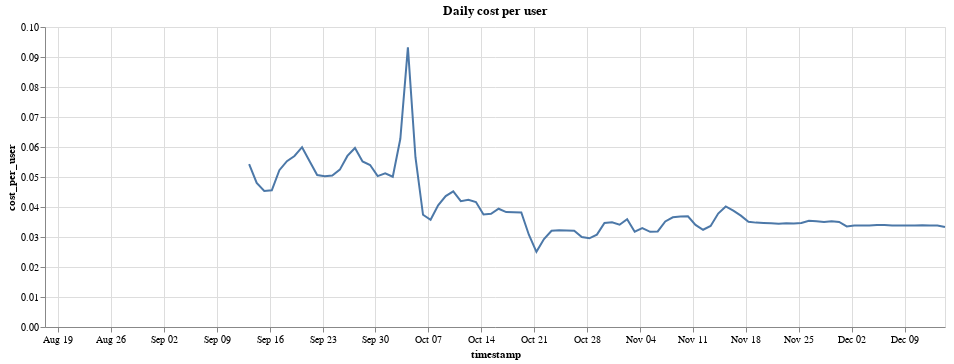

The notebook cell this image was saved under:
### Markdown cell above
We can calculate cost per day per user from this user count

### Code cell
total['cost_per_user'] = total['cost'] / user_starts_count.count()['action']

alt.Chart(total, width=900, title='Daily cost per user').mark_line().encode(
    x='timestamp',
    y='cost_per_user'
)

### Figure 1 — Vega-Lite specification as saved in the notebook (floating-point values rounded to 4 significant figures)
{"$schema": "https://vega.github.io/schema/vega-lite/v2.6.0.json", "config": {"view": {"height": 300, "width": 400}}, "data": {"name": "data-38b71838c584a87ad2e16e05cd50c68f"}, "datasets": {"data-38b71838c584a87ad2e16e05cd50c68f": [{"cost": null, "cost_per_user": null, "timestamp": "2018-08-17T00:00:00-07:00", "user": 19}, {"cost": null, "cost_per_user": null, "timestamp": "2018-08-18T00:00:00-07:00", "user": 46}, {"cost": null, "cost_per_user": null, "timestamp": "2018-08-19T00:00:00-07:00", "user": 33}, {"cost": null, "cost_per_user": null, "timestamp": "2018-08-20T00:00:00-07:00", "user": 61}, {"cost": null, "cost_per_user": null, "timestamp": "2018-08-21T00:00:00-07:00", "user": 149}, {"cost": null, "cost_per_user": null, "timestamp": "2018-08-22T00:00:00-07:00", "user": 1194}, {"cost": null, "cost_per_user": null, "timestamp": "2018-08-23T00:00:00-07:00", "user": 1243}, {"cost": null, "cost_per_user": null, "timestamp": "2018-08-24T00:00:00-07:00", "user": 1391}, {"cost": null, "cost_per_user": null, "timestamp": "2018-08-25T00:00:00-07:00", "user": 988}, {"cost": null, "cost_per_user": null, "timestamp": "2018-08-26T00:00:00-07:00", "user": 1174}, {"cost": null, "cost_per_user": null, "timestamp": "2018-08-27T00:00:00-07:00", "user": 1508}, {"cost": null, "cost_per_user": null, "timestamp": "2018-08-28T00:00:00-07:00", "user": 1351}, {"cost": null, "cost_per_user": null, "timestamp": "2018-08-29T00:00:00-07:00", "user": 1598}, {"cost": null, "cost_per_user": null, "timestamp": "2018-08-30T00:00:00-07:00", "user": 1322}, {"cost": null, "cost_per_user": null, "timestamp": "2018-08-31T00:00:00-07:00", "user": 1194}, {"cost": null, "cost_per_user": null, "timestamp": "2018-09-01T00:00:00-07:00", "user": 793}, {"cost": null, "cost_per_user": null, "timestamp": "2018-09-02T00:00:00-07:00", "user": 964}, {"cost": null, "cost_per_user": null, "timestamp": "2018-09-03T00:00:00-07:00", "user": 1259}, {"cost": null, "cost_per_user": null, "timestamp": "2018-09-04T00:00:00-07:00", "user": 1495}, {"cost": null, "cost_per_user": null, "timestamp": "2018-09-05T00:00:00-07:00", "user": 1675}, {"cost": null, "cost_per_user": null, "timestamp": "2018-09-06T00:00:00-07:00", "user": 1429}, {"cost": null, "cost_per_user": null, "timestamp": "2018-09-07T00:00:00-07:00", "user": 1120}, {"cost": null, "cost_per_user": null, "timestamp": "2018-09-08T00:00:00-07:00", "user": 880}, {"cost": null, "cost_per_user": null, "timestamp": "2018-09-09T00:00:00-07:00", "user": 1028}, {"cost": null, "cost_per_user": null, "timestamp": "2018-09-10T00:00:00-07:00", "user": 1432}, {"cost": null, "cost_per_user": null, "timestamp": "2018-09-11T00:00:00-07:00", "user": 1502}, {"cost": 40.16, "cost_per_user": 0.008263, "timestamp": "2018-09-12T00:00:00-07:00", "user": 1580}, {"cost": null, "cost_per_user": null, "timestamp": "2018-09-12T00:00:00-07:00", "user": 1580}, {"cost": 264.0, "cost_per_user": 0.05431, "timestamp": "2018-09-13T00:00:00-07:00", "user": 1345}, {"cost": 233.4, "cost_per_user": 0.04802, "timestamp": "2018-09-14T00:00:00-07:00", "user": 1006}, {"cost": 220.5, "cost_per_user": 0.04537, "timestamp": "2018-09-15T00:00:00-07:00", "user": 842}, {"cost": 221.5, "cost_per_user": 0.04557, "timestamp": "2018-09-16T00:00:00-07:00", "user": 1091}, {"cost": 254.1, "cost_per_user": 0.05229, "timestamp": "2018-09-17T00:00:00-07:00", "user": 1491}, {"cost": 268.7, "cost_per_user": 0.05529, "timestamp": "2018-09-18T00:00:00-07:00", "user": 1419}, {"cost": 277.0, "cost_per_user": 0.05701, "timestamp": "2018-09-19T00:00:00-07:00", "user": 1549}, {"cost": 291.3, "cost_per_user": 0.05994, "timestamp": "2018-09-20T00:00:00-07:00", "user": 1480}, {"cost": 268.4, "cost_per_user": 0.05523, "timestamp": "2018-09-21T00:00:00-07:00", "user": 1294}, {"cost": 246.1, "cost_per_user": 0.05063, "timestamp": "2018-09-22T00:00:00-07:00", "user": 921}, {"cost": 244.2, "cost_per_user": 0.05024, "timestamp": "2018-09-23T00:00:00-07:00", "user": 921}, {"cost": 245.5, "cost_per_user": 0.05052, "timestamp": "2018-09-24T00:00:00-07:00", "user": 1253}, {"cost": 254.9, "cost_per_user": 0.05245, "timestamp": "2018-09-25T00:00:00-07:00", "user": 1333}, {"cost": 277.2, "cost_per_user": 0.05703, "timestamp": "2018-09-26T00:00:00-07:00", "user": 1540}, {"cost": 290.0, "cost_per_user": 0.05968, "timestamp": "2018-09-27T00:00:00-07:00", "user": 1510}, {"cost": 268.3, "cost_per_user": 0.0552, "timestamp": "2018-09-28T00:00:00-07:00", "user": 1362}, {"cost": 262.4, "cost_per_user": 0.05398, "timestamp": "2018-09-29T00:00:00-07:00", "user": 896}, {"cost": 244.4, "cost_per_user": 0.0503, "timestamp": "2018-09-30T00:00:00-07:00", "user": 1049}, {"cost": 249.0, "cost_per_user": 0.05123, "timestamp": "2018-10-01T00:00:00-07:00", "user": 1392}, {"cost": 243.5, "cost_per_user": 0.0501, "timestamp": "2018-10-02T00:00:00-07:00", "user": 1342}, {"cost": 304.9, "cost_per_user": 0.06274, "timestamp": "2018-10-03T00:00:00-07:00", "user": 1567}, {"cost": 453.0, "cost_per_user": 0.0932, "timestamp": "2018-10-04T00:00:00-07:00", "user": 1434}, {"cost": 275.0, "cost_per_user": 0.05659, "timestamp": "2018-10-05T00:00:00-07:00", "user": 1061}, {"cost": 181.8, "cost_per_user": 0.03741, "timestamp": "2018-10-06T00:00:00-07:00", "user": 750}, {"cost": 173.6, "cost_per_user": 0.03573, "timestamp": "2018-10-07T00:00:00-07:00", "user": 941}, {"cost": 197.1, "cost_per_user": 0.04056, "timestamp": "2018-10-08T00:00:00-07:00", "user": 1342}, {"cost": 212.1, "cost_per_user": 0.04364, "timestamp": "2018-10-09T00:00:00-07:00", "user": 1356}, {"cost": 219.8, "cost_per_user": 0.04523, "timestamp": "2018-10-10T00:00:00-07:00", "user": 1342}, {"cost": 203.8, "cost_per_user": 0.04193, "timestamp": "2018-10-11T00:00:00-07:00", "user": 1013}, {"cost": 206.1, "cost_per_user": 0.04241, "timestamp": "2018-10-12T00:00:00-07:00", "user": 1002}, {"cost": 202.4, "cost_per_user": 0.04165, "timestamp": "2018-10-13T00:00:00-07:00", "user": 399}, {"cost": 182.3, "cost_per_user": 0.03751, "timestamp": "2018-10-14T00:00:00-07:00", "user": 441}, {"cost": 183.3, "cost_per_user": 0.03771, "timestamp": "2018-10-15T00:00:00-07:00", "user": 894}, {"cost": 191.6, "cost_per_user": 0.03943, "timestamp": "2018-10-16T00:00:00-07:00", "user": 826}, {"cost": 186.1, "cost_per_user": 0.0383, "timestamp": "2018-10-17T00:00:00-07:00", "user": 1138}, {"cost": 185.8, "cost_per_user": 0.03823, "timestamp": "2018-10-18T00:00:00-07:00", "user": 1038}, {"cost": 185.5, "cost_per_user": 0.03817, "timestamp": "2018-10-19T00:00:00-07:00", "user": 641}, {"cost": 149.5, "cost_per_user": 0.03076, "timestamp": "2018-10-20T00:00:00-07:00", "user": 664}, {"cost": 121.8, "cost_per_user": 0.02505, "timestamp": "2018-10-21T00:00:00-07:00", "user": 856}, {"cost": 142.4, "cost_per_user": 0.0293, "timestamp": "2018-10-22T00:00:00-07:00", "user": 1205}, {"cost": 155.9, "cost_per_user": 0.03209, "timestamp": "2018-10-23T00:00:00-07:00", "user": 1134}, {"cost": 156.9, "cost_per_user": 0.03228, "timestamp": "2018-10-24T00:00:00-07:00", "user": 1448}, {"cost": 156.4, "cost_per_user": 0.03218, "timestamp": "2018-10-25T00:00:00-07:00", "user": 1400}, {"cost": 155.9, "cost_per_user": 0.03207, "timestamp": "2018-10-26T00:00:00-07:00", "user": 1190}, {"cost": 145.9, "cost_per_user": 0.03002, "timestamp": "2018-10-27T00:00:00-07:00", "user": 745}, {"cost": 143.6, "cost_per_user": 0.02956, "timestamp": "2018-10-28T00:00:00-07:00", "user": 861}, {"cost": 149.6, "cost_per_user": 0.03079, "timestamp": "2018-10-29T00:00:00-07:00", "user": 1306}, {"cost": 168.6, "cost_per_user": 0.03469, "timestamp": "2018-10-30T00:00:00-07:00", "user": 1270}, {"cost": 169.5, "cost_per_user": 0.03488, "timestamp": "2018-10-31T00:00:00-07:00", "user": 1471}, {"cost": 165.7, "cost_per_user": 0.03408, "timestamp": "2018-11-01T00:00:00-07:00", "user": 1476}, {"cost": 174.7, "cost_per_user": 0.03594, "timestamp": "2018-11-02T00:00:00-07:00", "user": 1325}, {"cost": 154.5, "cost_per_user": 0.03178, "timestamp": "2018-11-03T00:00:00-07:00", "user": 786}, {"cost": 160.2, "cost_per_user": 0.03296, "timestamp": "2018-11-04T00:00:00-07:00", "user": 747}, {"cost": 154.2, "cost_per_user": 0.03172, "timestamp": "2018-11-05T00:00:00-08:00", "user": 1044}, {"cost": 154.7, "cost_per_user": 0.03184, "timestamp": "2018-11-06T00:00:00-08:00", "user": 1133}, {"cost": 170.9, "cost_per_user": 0.03517, "timestamp": "2018-11-07T00:00:00-08:00", "user": 1510}, {"cost": 177.7, "cost_per_user": 0.03656, "timestamp": "2018-11-08T00:00:00-08:00", "user": 1344}, {"cost": 179.0, "cost_per_user": 0.03683, "timestamp": "2018-11-09T00:00:00-08:00", "user": 833}, {"cost": 179.3, "cost_per_user": 0.03689, "timestamp": "2018-11-10T00:00:00-08:00", "user": 655}, {"cost": 165.4, "cost_per_user": 0.03403, "timestamp": "2018-11-11T00:00:00-08:00", "user": 731}, {"cost": 157.6, "cost_per_user": 0.03242, "timestamp": "2018-11-12T00:00:00-08:00", "user": 948}, {"cost": 163.7, "cost_per_user": 0.03368, "timestamp": "2018-11-13T00:00:00-08:00", "user": 1209}, {"cost": 183.7, "cost_per_user": 0.0378, "timestamp": "2018-11-14T00:00:00-08:00", "user": 1558}, {"cost": 195.3, "cost_per_user": 0.04018, "timestamp": "2018-11-15T00:00:00-08:00", "user": 1444}, {"cost": 188.5, "cost_per_user": 0.03878, "timestamp": "2018-11-16T00:00:00-08:00", "user": 1055}, {"cost": 180.4, "cost_per_user": 0.03712, "timestamp": "2018-11-17T00:00:00-08:00", "user": 815}, {"cost": 170.6, "cost_per_user": 0.0351, "timestamp": "2018-11-18T00:00:00-08:00", "user": 800}, {"cost": 169.1, "cost_per_user": 0.03479, "timestamp": "2018-11-19T00:00:00-08:00", "user": 874}, {"cost": 168.5, "cost_per_user": 0.03466, "timestamp": "2018-11-20T00:00:00-08:00", "user": 725}, {"cost": 168.1, "cost_per_user": 0.03458, "timestamp": "2018-11-21T00:00:00-08:00", "user": 606}, {"cost": 167.4, "cost_per_user": 0.03444, "timestamp": "2018-11-22T00:00:00-08:00", "user": 480}, {"cost": 168.1, "cost_per_user": 0.03459, "timestamp": "2018-11-23T00:00:00-08:00", "user": 528}, {"cost": 167.7, "cost_per_user": 0.0345, "timestamp": "2018-11-24T00:00:00-08:00", "user": 524}, {"cost": 168.4, "cost_per_user": 0.03466, "timestamp": "2018-11-25T00:00:00-08:00", "user": 668}, {"cost": 172.0, "cost_per_user": 0.03539, "timestamp": "2018-11-26T00:00:00-08:00", "user": 1143}, {"cost": 171.2, "cost_per_user": 0.03523, "timestamp": "2018-11-27T00:00:00-08:00", "user": 1245}, {"cost": 170.2, "cost_per_user": 0.03501, "timestamp": "2018-11-28T00:00:00-08:00", "user": 1470}, {"cost": 171.2, "cost_per_user": 0.03523, "timestamp": "2018-11-29T00:00:00-08:00", "user": 1413}, {"cost": 170.1, "cost_per_user": 0.035, "timestamp": "2018-11-30T00:00:00-08:00", "user": 1092}, {"cost": 162.9, "cost_per_user": 0.03352, "timestamp": "2018-12-01T00:00:00-08:00", "user": 546}, {"cost": 164.6, "cost_per_user": 0.03387, "timestamp": "2018-12-02T00:00:00-08:00", "user": 493}, {"cost": 164.5, "cost_per_user": 0.03385, "timestamp": "2018-12-03T00:00:00-08:00", "user": 653}, {"cost": 164.5, "cost_per_user": 0.03385, "timestamp": "2018-12-04T00:00:00-08:00", "user": 493}, {"cost": 165.2, "cost_per_user": 0.03398, "timestamp": "2018-12-05T00:00:00-08:00", "user": 543}, {"cost": 165.0, "cost_per_user": 0.03396, "timestamp": "2018-12-06T00:00:00-08:00", "user": 466}, {"cost": 164.4, "cost_per_user": 0.03383, "timestamp": "2018-12-07T00:00:00-08:00", "user": 430}, {"cost": 164.6, "cost_per_user": 0.03386, "timestamp": "2018-12-08T00:00:00-08:00", "user": 367}, {"cost": 164.6, "cost_per_user": 0.03387, "timestamp": "2018-12-09T00:00:00-08:00", "user": 311}, {"cost": 164.5, "cost_per_user": 0.03385, "timestamp": "2018-12-10T00:00:00-08:00", "user": 331}, {"cost": 164.9, "cost_per_user": 0.03392, "timestamp": "2018-12-11T00:00:00-08:00", "user": 370}, {"cost": 164.3, "cost_per_user": 0.0338, "timestamp": "2018-12-12T00:00:00-08:00", "user": 495}, {"cost": 164.6, "cost_per_user": 0.03386, "timestamp": "2018-12-13T00:00:00-08:00", "user": 607}, {"cost": 162.1, "cost_per_user": 0.03336, "timestamp": "2018-12-14T00:00:00-08:00", "user": 247}, {"cost": null, "cost_per_user": null, "timestamp": "", "user": null}, {"cost": null, "cost_per_user": null, "timestamp": "", "user": null}]}, "encoding": {"x": {"field": "timestamp", "type": "temporal"}, "y": {"field": "cost_per_user", "type": "quantitative"}}, "mark": "line", "title": "Daily cost per user", "width": 900}
